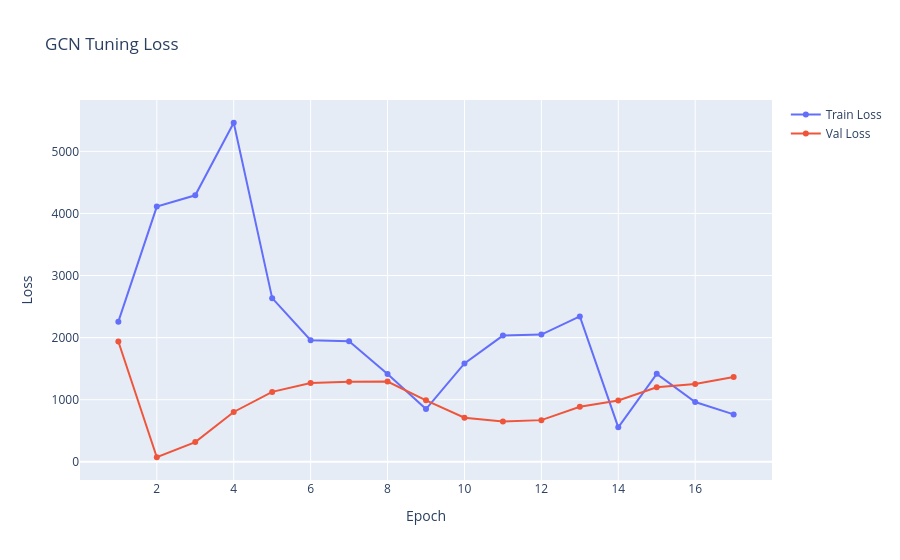
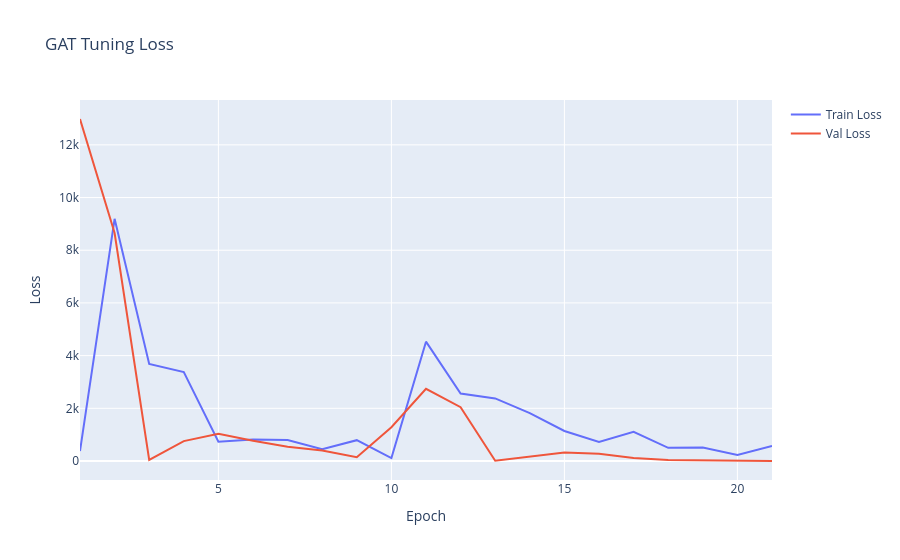

Notebook source saved alongside these figures, in order:
### Markdown cell above
## 16. Model Comparison & Visualizations

### Code cell
from ddos_gnn.evaluation import comparison_table
from ddos_gnn.graph_builder import dfs_attack_region
from ddos_gnn.visualization import (
    plot_confusion_matrix,
    plot_feature_importance,
    plot_graph_network,
    plot_pr_curve,
    plot_realtime_attack_highlight,
    plot_roc_curve,
    plot_training_curves,
    plot_correlation_heatmap,
)

print(comparison_table(results))
plot_correlation_heatmap(X_train, feature_cols, top_k=20, save_path=FIGURES_DIR / "correlation.png")
plt.show()
plot_feature_importance(rf.feature_importances_, feature_cols, save_path=FIGURES_DIR / "importance.png")
plt.show()
plot_training_curves(gcn_tune_history, "GCN Tuning Loss", FIGURES_DIR / "gcn_loss.html").show()
plot_training_curves(gat_tune_history, "GAT Tuning Loss", FIGURES_DIR / "gat_loss.html").show()

plot_confusion_matrix(results[0].confusion, "Random Forest CM", FIGURES_DIR / "cm_rf.png")
plt.show()
plot_roc_curve(results[0].y_true, results[0].y_prob, "Random Forest ROC", FIGURES_DIR / "roc_rf.png")
plt.show()
plot_pr_curve(results[0].y_true, results[0].y_prob, "RF PR", FIGURES_DIR / "pr_rf.png")
plt.show()

best_gnn = max([r for r in results if "GCN" in r.name or "GAT" in r.name], key=lambda r: r.f1)
plot_pr_curve(best_gnn.y_true, best_gnn.y_prob, f"{best_gnn.name} PR", FIGURES_DIR / "pr_gnn.png")
plt.show()
plot_confusion_matrix(best_gnn.confusion, f"{best_gnn.name} CM", FIGURES_DIR / "cm_gnn.png")
plt.show()
plot_roc_curve(best_gnn.y_true, best_gnn.y_prob, f"{best_gnn.name} ROC", FIGURES_DIR / "roc_gnn.png")
plt.show()

node_label_map = {n: int(d.get("attack", 0)) for n, d in G_viz.nodes(data=True)}
plot_graph_network(G_viz, node_label_map, save_path=FIGURES_DIR / "graph.png")
plt.show()
attack_region = dfs_attack_region(G_viz)
plot_realtime_attack_highlight(G_viz, attack_region, save_path=FIGURES_DIR / "attack_highlight.png")
plt.show()

### Figure 1 — Plotly figure (JSON) as saved in the notebook; plotly's stock layout.template omitted (floating-point values rounded to 4 significant figures)
{"data": [{"name": "Train Loss", "type": "scatter", "x": [1, 2, 3, 4, 5, 6, 7, 8, 9, 10, 11, 12, 13, 14, 15, 16, 17], "y": [2257.0, 4110.0, 4292.0, 5461.0, 2636.0, 1958.0, 1941.0, 1415.0, 849.0, 1584.0, 2033.0, 2049.0, 2341.0, 555.7, 1417.0, 963.5, 764.1]}, {"name": "Val Loss", "type": "scatter", "x": [1, 2, 3, 4, 5, 6, 7, 8, 9, 10, 11, 12, 13, 14, 15, 16, 17], "y": [1938.0, 73.66, 317.7, 803.0, 1126.0, 1269.0, 1288.0, 1294.0, 989.9, 709.6, 648.7, 671.5, 887.4, 988.7, 1200.0, 1254.0, 1365.0]}], "layout": {"title": {"text": "GCN Tuning Loss"}, "xaxis": {"title": {"text": "Epoch"}}, "yaxis": {"title": {"text": "Loss"}}}}

### Figure 2 — Plotly figure (JSON) as saved in the notebook; plotly's stock layout.template omitted (floating-point values rounded to 4 significant figures)
{"data": [{"name": "Train Loss", "type": "scatter", "x": [1, 2, 3, 4, 5, 6, 7, 8, 9, 10, 11, 12, 13, 14, 15, 16, 17, 18, 19, 20, 21], "y": [376.5, 9193.0, 3684.0, 3375.0, 732.1, 817.3, 792.4, 450.7, 790.9, 108.6, 4530.0, 2560.0, 2376.0, 1816.0, 1138.0, 723.2, 1105.0, 499.2, 510.6, 227.9, 568.8]}, {"name": "Val Loss", "type": "scatter", "x": [1, 2, 3, 4, 5, 6, 7, 8, 9, 10, 11, 12, 13, 14, 15, 16, 17, 18, 19, 20, 21], "y": [12980.0, 8653.0, 44.09, 753.9, 1035.0, 767.6, 539.6, 395.8, 144.0, 1284.0, 2738.0, 2041.0, 10.82, 169.9, 323.2, 275.3, 115.3, 42.06, 26.29, 1.331, 0.0234]}], "layout": {"title": {"text": "GAT Tuning Loss"}, "xaxis": {"title": {"text": "Epoch"}}, "yaxis": {"title": {"text": "Loss"}}}}
